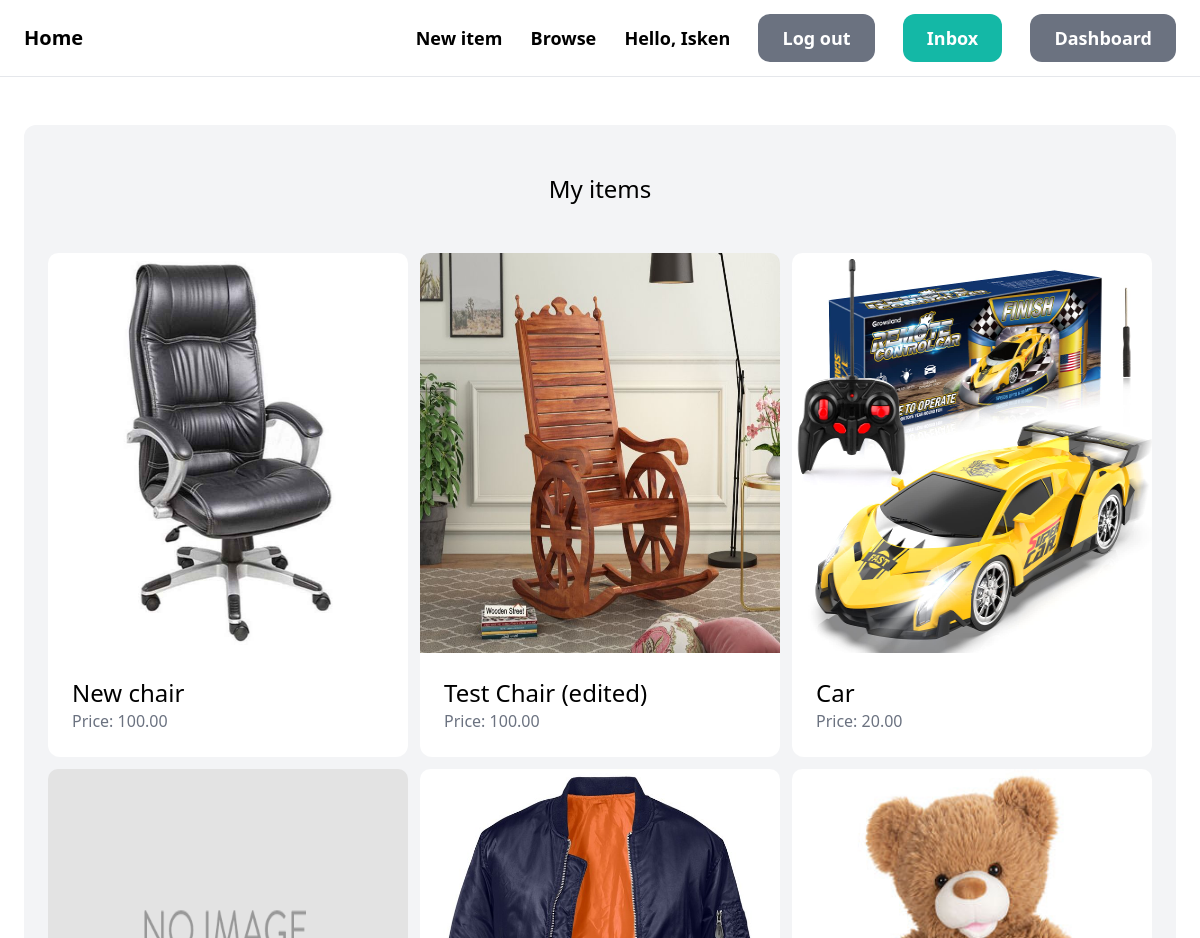
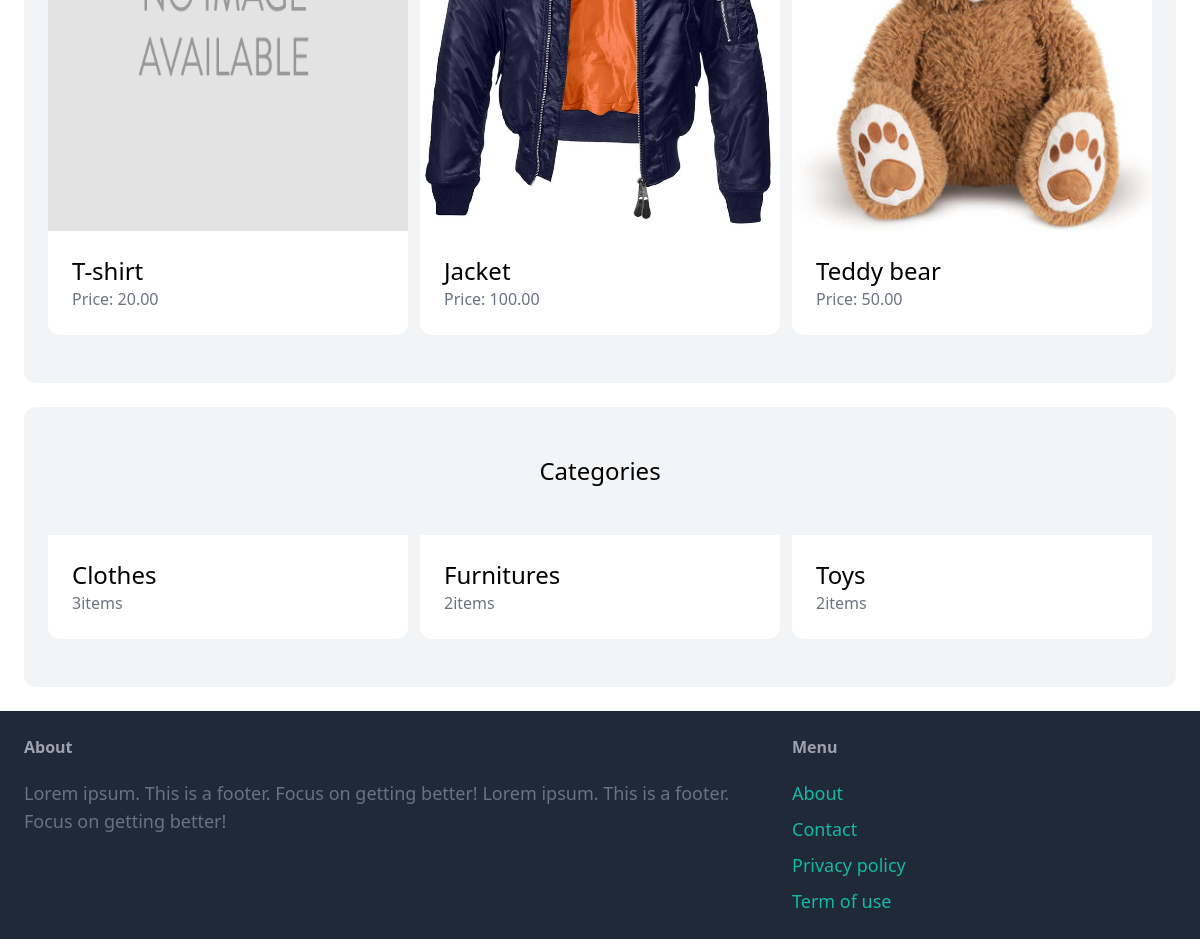
The app's page /item/dashboard/ (signed in) with its own data (2 pictures, top to bottom).
### item/models.py (models this page shows, shortened)
class Item(models.Model):
    category = models.ForeignKey(
        Category, related_name="items", on_delete=models.CASCADE
    )
    name = models.CharField(max_length=200)
    slug = models.SlugField(max_length=200)
    description = models.TextField(blank=True, null=True)
    price = models.DecimalField(max_digits=10, decimal_places=2)
    is_sold = models.BooleanField(default=False)
    created_at = models.DateTimeField(auto_now_add=True)
    image = models.ImageField(upload_to="item_images/%Y/%m/%d", blank=True, null=True)
    created_by = models.ForeignKey(User, related_name="items", on_delete=models.CASCADE)
    def get_absolute_url(self):
        return reverse("detail", args=[self.id, self.slug])
    class Meta:
        ordering = ["-created_at"]
        indexes = [
            models.Index(fields=["id", "slug"]),
            models.Index(fields=["name"]),
            models.Index(fields=["created_at"]),
        ]

class Category(models.Model):
    name = models.CharField(max_length=200)
    slug = models.SlugField(max_length=200, unique=True)
    def get_absolute_url(self):
        return reverse("items_by_category", args=[self.slug])
    class Meta:
        ordering = ["name"]
        verbose_name = "category"
        verbose_name_plural = "categories"

### item/views.py (the view)
# urls.py: path("dashboard/", views.dashboard, name="dashboard"),
@login_required
def dashboard(request):
    items = Item.objects.filter(created_by=request.user)
    categories = Category.objects.all()
    return render(
        request, "item/dashboard.html", {"items": items, "categories": categories}
    )

### item/templates/item/dashboard.html (shortened to what this page needs)
{% extends 'shop/base.html' %}
{% load static %}
{% block content %}
    <div class="mt-6 px-6 py-12 bg-gray-100 rounded-xl">
        <h2 class="mb-12 text-2xl text-center">My items</h2>
        <div class="grid grid-cols-3 gap-3">
            {% for item in items %}
              <div>
                <a href="{{ item.get_absolute_url }}">
                    <div class="image">
                        <img src="{% if item.image %}{{ item.image.url }}{% else %}
                        {% static 'img/no_image.png' %}{% endif %}"class="rounded-t-[0.625rem] h-[400px] rounded-b-none w-full">
                    </div>
                    <div class="p-6 bg-white rounded-b-xl">
                        <h2 class="text-2xl">{{ item.name }}</h2>
                        <p class="text-gray-500">Price: {{ item.price }}</p>
                    </div>
                </a>
              </div>
            {% endfor %}
        </div>
    </div>
    <div class="mt-6 px-6 py-12 bg-gray-100 rounded-xl">
        <h2 class="mb-12 text-2xl text-center">Categories</h2>
        <div class="grid grid-cols-3 gap-3">
            {% for category in categories %}
            <div>
                <a href="{{ category.get_absolute_url }}">
                    <div class="p-6 bg-white rounded-b-xl">
                        <h2 class="text-2xl">{{ category.name }}</h2>
                        <p class="text-gray-500">{{ category.items.count }}item{{ category.items.count|pluralize }}</p>
                    </div>
                </a>
              </div>
            {% endfor %}
        </div>
    </div>
{% endblock content %}

### shop/templates/shop/base.html (shortened to what this page needs)
{% load static %}
<!DOCTYPE html>
<html lang="en">
<head>
    <script src="https://cdn.tailwindcss.com"></script>
</head>
<body>
    <nav class="py-6 px-6 flex justify-between items-center border-b border-gray-200">
        <a href="/" class="text-xl font-semibold">Home</a>
        <div class="space-x-6">
            {% if request.user.is_authenticated %}
            <a href="{% url 'add_item' %}" class="text-lg font-semibold hover:text-gray-500">New item</a>
            <a href="{% url 'browse' %}" class="text-lg font-semibold hover:text-gray-500">Browse</a>
            <a href="#" class="text-lg font-bold">Hello, {{ user.username }}</a>
            <a href="{% url 'logout' %}" class="px-6 py-3 text-lg font-semibold bg-gray-500 text-white
            rounded-xl hover:bg-gray-700">Log out</a>
            <a href="{% url 'conversation:inbox' %}" class="px-6 py-3 text-lg font-semibold bg-teal-500 text-white
            rounded-xl hover:bg-teal-700">Inbox</a>
            <a href="{% url 'dashboard' %}" class="px-6 py-3 text-lg font-semibold bg-gray-500 text-white
            rounded-xl hover:bg-gray-700">Dashboard</a>
            {% else %}
            <a href="{% url 'signup' %}" class="px-6 py-3 text-lg font-semibold bg-teal-500 text-white
            rounded-xl hover:bg-teal-700">Sign up</a>
            <a href="{% url 'login' %}" class="px-6 py-3 text-lg font-semibold bg-gray-500 text-white
            rounded-xl hover:bg-gray-700">Log in</a>
            {% endif %}
        </div>
    </nav>
    <div class="py-6 px-6">
        {% block content %}
        {% endblock content %}
    </div>
    <footer class="py-6 px-6 flex justify-between bg-gray-800">
        <div class="w-2/3 pr-10">
            <h3 class="mb-5 font-semibold text-gray-400">About</h3>
            <p class="text-lg text-gray-500">Lorem ipsum. This is a footer. Focus on getting better! Lorem ipsum. This is a footer. Focus on getting better!</p>
        </div>
        <div class="w-1/3">
            <h3 class="mb-5 font-semibold text-gray-400">Menu</h3>
            <ul class="space-y-2">
                <li><a href="#" class="text-lg text-teal-500 hover:text-teal-700">About</a></li>
                <li><a href="#" class="text-lg text-teal-500 hover:text-teal-700">Contact</a></li>
                <li><a href="#" class="text-lg text-teal-500 hover:text-teal-700">Privacy policy</a></li>
                <li><a href="#" class="text-lg text-teal-500 hover:text-teal-700">Term of use</a></li>
            </ul>
        </div>
    </footer>
</body>
</html>

### records on screen
Item: image (picture), name "New chair", price "100.00"
Item: image (picture), name "Test Chair (edited)", price "100.00"
Item: image (picture), name "Car", price "20.00"
Item: name "T-shirt", price "20.00"
Item: image (picture), name "Jacket", price "100.00"
Item: image (picture), name "Teddy bear", price "50.00"
Category: name "Clothes", items.count "3"
Category: name "Furnitures", items.count "2"
Category: name "Toys", items.count "2"

### other values on screen
{{ user.username }} "Isken"
